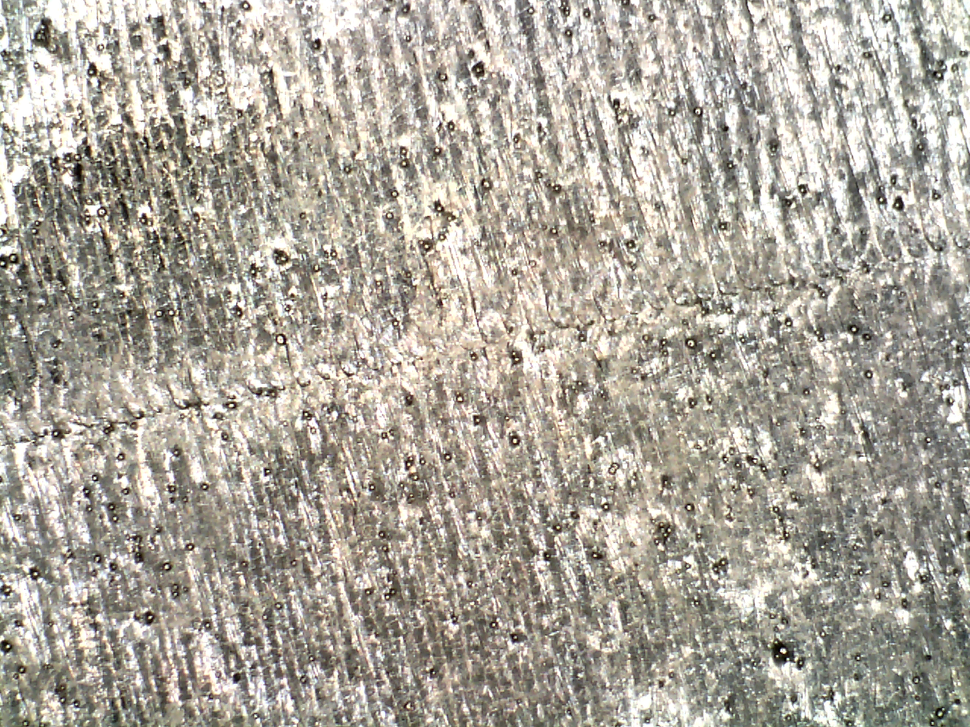
%> input picture Images/A/A17.bmp, 970 x 727 px, shrunk from 1280 x 960 before the run
$ octave fast_fourier2.m   (GNU Octave 9; MATLAB toolbox functions it lacks are replaced by stand-ins)
%> lines starting %> are read from the running program, lines starting %| are printed output that depends on the picture
### Code/Frequency Domain/paddedsize.m
function PQ = paddedsize(AB, CD, PARAM)
%PADDEDSIZE Computes padded sizes useful for FFT-based filtering.
%   PQ = PADDEDSIZE(AB), where AB is a two-element size vector,
%   computes the two-element size vector PQ = 2*AB.
%
%   PQ = PADDEDSIZE(AB, 'PWR2') computes the vector PQ such that
%   PQ(1) = PQ(2) = 2^nextpow2(2*m), where m is MAX(AB).
%
%   PQ = PADDEDSIZE(AB, CD), where AB and CD are two-element size
%   vectors, computes the two-element size vector PQ.  The elements
%   of PQ are the smallest even integers greater than or equal to
%   AB + CD -1.
%
%   PQ = PADDEDSIZE(AB, CD, 'PWR2') computes the vector PQ such that
%   PQ(1) = PQ(2) = 2^nextpow2(2*m), where m is MAX([AB CD]).

if nargin == 1
   PQ = 2*AB;
elseif nargin == 2 & ~ischar(CD)
   PQ = AB + CD - 1;
   PQ = 2 * ceil(PQ / 2);
elseif nargin == 2
   m = max(AB); % Maximum dimension.

   % Find power-of-2 at least twice m.
   P = 2^nextpow2(2*m);
   PQ = [P, P];
elseif nargin == 3
   m = max([AB CD]); %Maximum dimension.
   P = 2^nextpow2(2*m);
   PQ = [P, P];
else
   error('Wrong number of inputs.')
end

### Code/Frequency Domain/dftuv.m
function [U, V] = dftuv(M, N)
%DFTUV Computes meshgrid frequency matrices.
%   [U, V] = DFTUV(M, N) computes meshgrid frequency matrices U and
%   V. U and V are useful for computing frequency-domain filter
%   functions that can be used with DFTFILT.  U and V are both M-by-N.

% Set up range of variables.
u = 0:(M-1);
v = 0:(N-1);

% Compute the indices for use in meshgrid
idx = find(u > M/2);
u(idx) = u(idx) - M;
idy = find(v > N/2);
v(idy) = v(idy) - N;

% Compute the meshgrid arrays
[V, U] = meshgrid(v, u);

### Code/Frequency Domain/lpfilter.m
function H = lpfilter(type, M, N, D0, n)
%LPFILTER Computes frequency domain lowpass filters
%   H = LPFILTER(TYPE, M, N, D0, n) creates the transfer function of
%   a lowpass filter, H, of the specified TYPE and size (M-by-N).  To
%   view the filter as an image or mesh plot, it should be centered
%   using H = fftshift(H).
%
%   Valid values for TYPE, D0, and n are:
%
%   'ideal'    Ideal lowpass filter with cutoff frequency D0.  n need
%              not be supplied.  D0 must be positive
%
%   'btw'      Butterworth lowpass filter of order n, and cutoff D0.
%              The default value for n is 1.0.  D0 must be positive.
%
%   'gaussian' Gaussian lowpass filter with cutoff (standard deviation)
%              D0.  n need not be supplied.  D0 must be positive.

% Use function dftuv to set up the meshgrid arrays needed for
% computing the required distances.
[U, V] = dftuv(M, N);

% Compute the distances D(U, V).
D = sqrt(U.^2 + V.^2);

% Begin fiter computations.
switch type
case 'ideal'
   H = double(D <=D0);
case 'btw'
   if nargin == 4
      n = 1;
   end
   H = 1./(1 + (D./D0).^(2*n));
case 'gaussian'
   H = exp(-(D.^2)./(2*(D0^2)));
otherwise
   error('Unknown filter type.')
end

### Code/Frequency Domain/fast_fourier2.m
clear;
I = rgb2gray(imread('A17.bmp'));
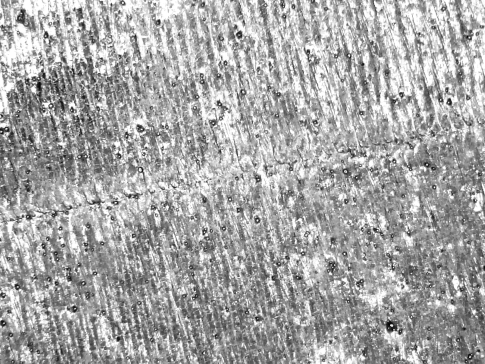
%> I: size 727x970 uint8 (shown at 1/2 size); min 0, max 255, mean 166.5
%footBall=imread('football.jpg');
%Convert to grayscale
%footBall=rgb2gray(footBall);
imshow(I)

%Determine good padding for Fourier transform
PQ = paddedsize(size(I));

%Create a Gaussian Lowpass filter 5% the width of the Fourier transform
D0 = 0.05*PQ(1);
H = lpfilter('gaussian', PQ(1), PQ(2), D0);

% Calculate the discrete Fourier transform of the image
F=fft2(double(I),size(H,1),size(H,2));

% Apply the highpass filter to the Fourier spectrum of the image
LPFS_I = H.*F;

% convert the result to the spacial domain.
LPF_I=real(ifft2(LPFS_I));
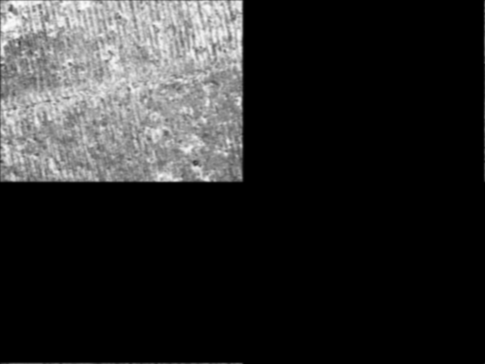
%> LPF_I: size 1454x1940 double (shown at 1/4 size); min -1.27e-13, max 253.2, mean 41.6; drawn with min black and max white

% Crop the image to undo padding
LPF_I=LPF_I(1:size(I,1), 1:size(I,2));
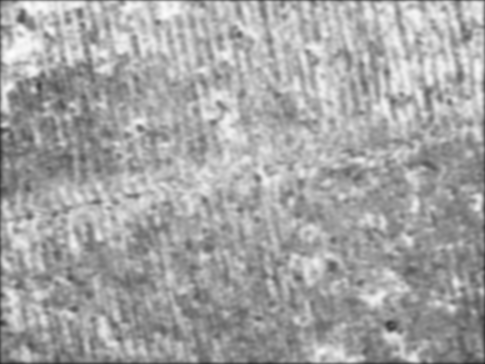
%> LPF_I: size 727x970 double (shown at 1/2 size); min 40.52, max 253.2, mean 165.3

%Display the blurred imagex`
figure, imshow(LPF_I, [])

% Display the Fourier Spectrum
% Move the origin of the transform to the center of the frequency rectangle.
Fc=fftshift(F);
Fcf=fftshift(LPFS_I);
% use abs to compute the magnitude and use log to brighten display
S1=log(1+abs(Fc));
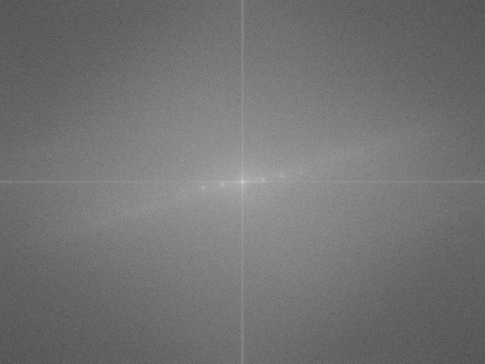
%> S1: size 1454x1940 double (shown at 1/4 size); min 1.02, max 18.58, mean 8.95; drawn with min black and max white
S2=log(1+abs(Fcf));
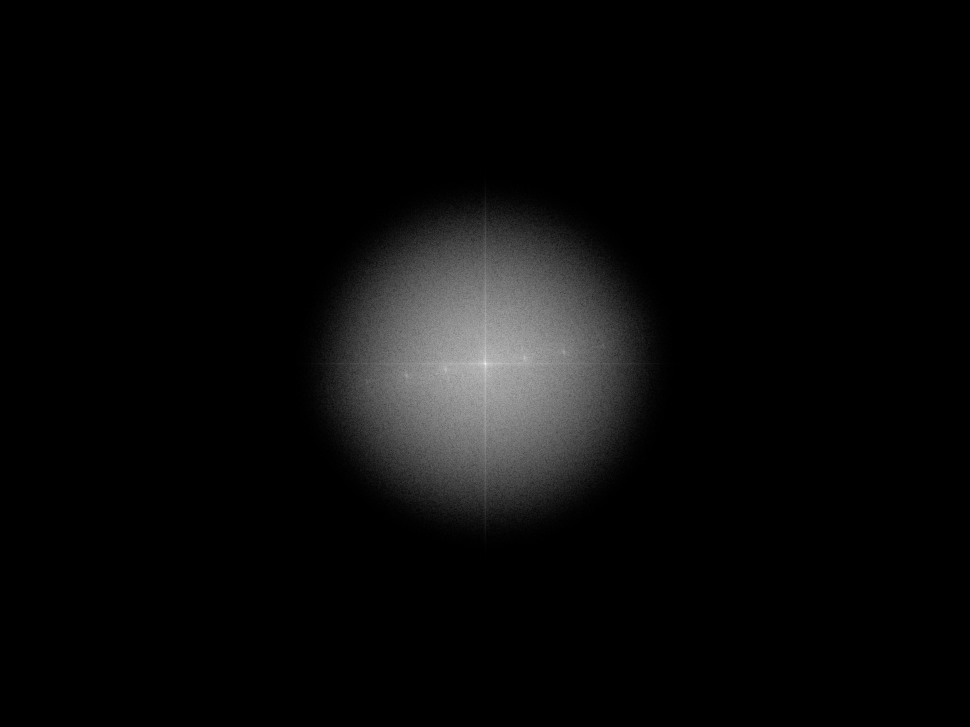
%> S2: size 1454x1940 double (shown at 1/2 size); min 0, max 18.58, mean 0.716; drawn with min black and max white
figure, imshow(S1,[])
figure, imshow(S2,[])

$ run again, with Images/A/A1.bmp copied over Images/A/A17.bmp
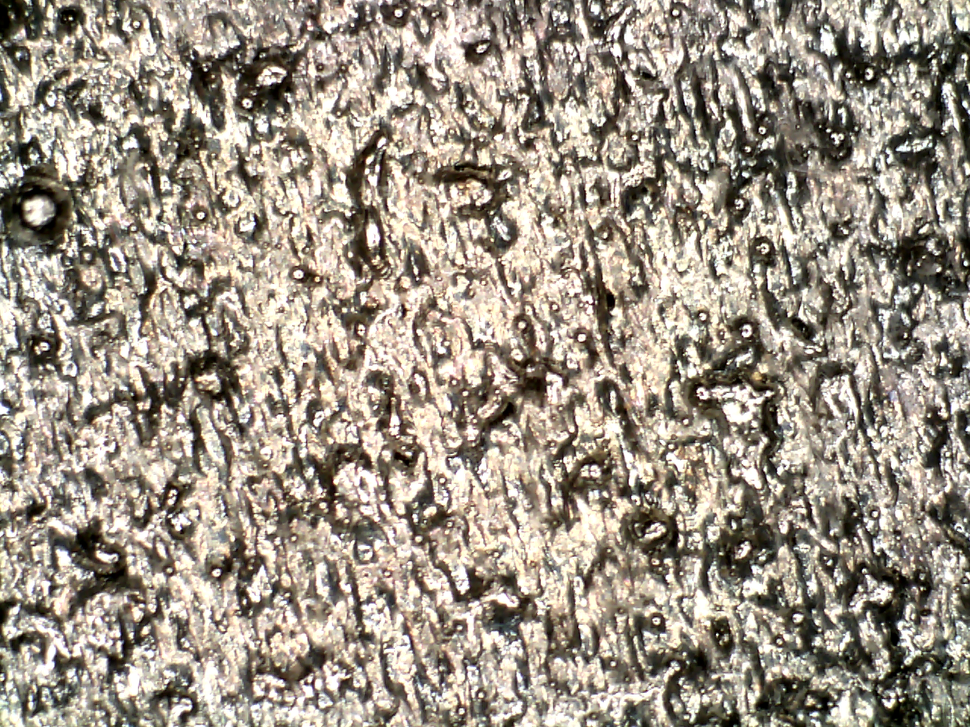
%> input picture Images/A/A1.bmp, 970 x 727 px, shrunk from 1280 x 960 before the run
%> `LPF_I=real(ifft2(LPFS_I));`:
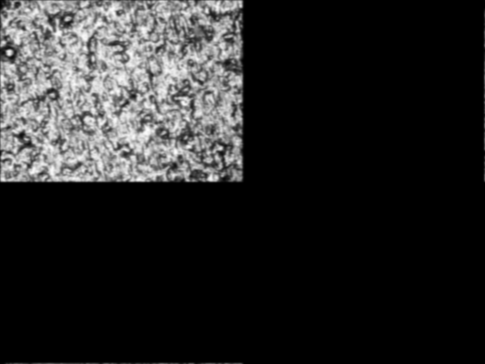
%> LPF_I: size 1454x1940 double (shown at 1/4 size); min -1.22e-13, max 247.6, mean 37.2; drawn with min black and max white
%> `LPF_I=LPF_I(1:size(I,1), 1:size(I,2));`:
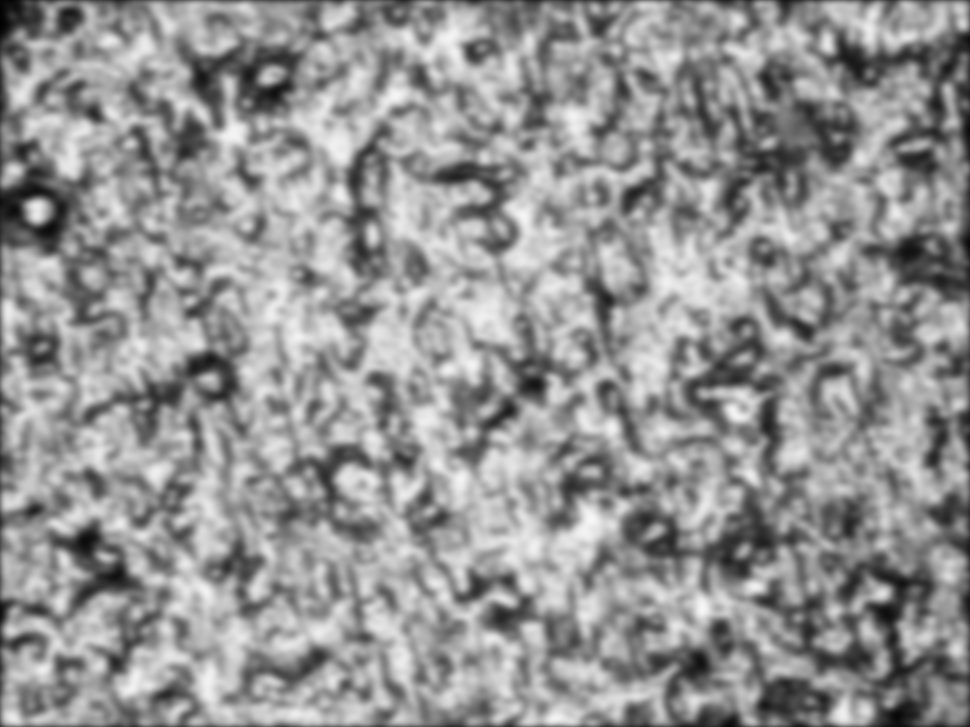
%> LPF_I: size 727x970 double; min 1.74, max 247.6, mean 147.8

$ run again, with Images/A/A10.bmp copied over Images/A/A17.bmp
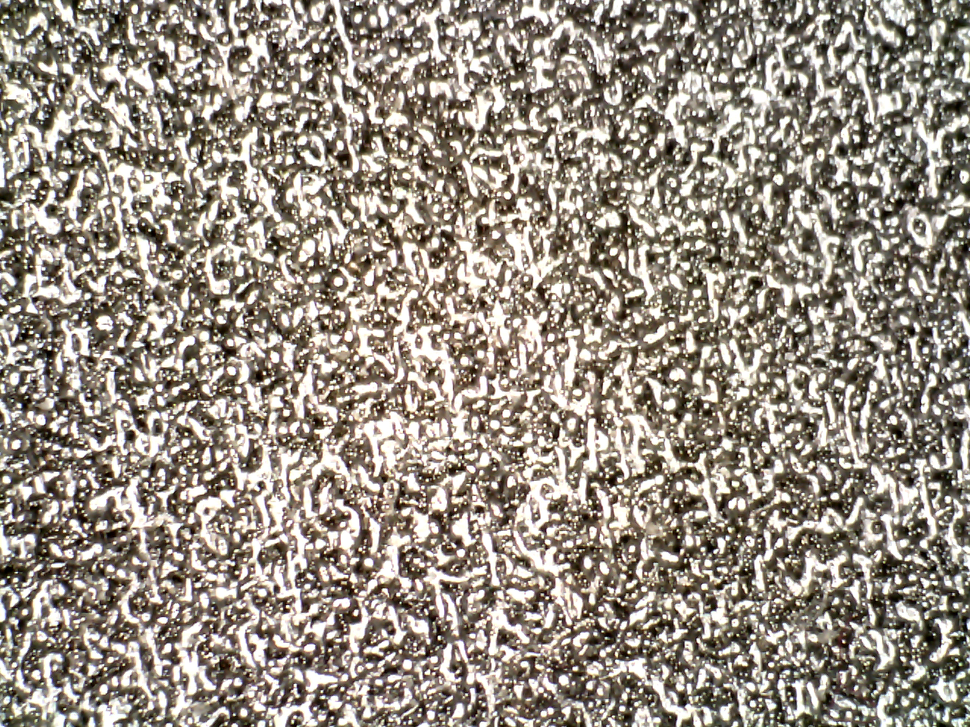
%> input picture Images/A/A10.bmp, 970 x 727 px, shrunk from 1280 x 960 before the run
%> `LPF_I=real(ifft2(LPFS_I));`:
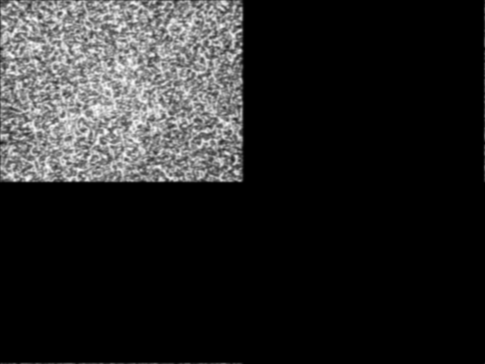
%> LPF_I: size 1454x1940 double (shown at 1/4 size); min -1.06e-13, max 246.2, mean 36; drawn with min black and max white
%> `LPF_I=LPF_I(1:size(I,1), 1:size(I,2));`:
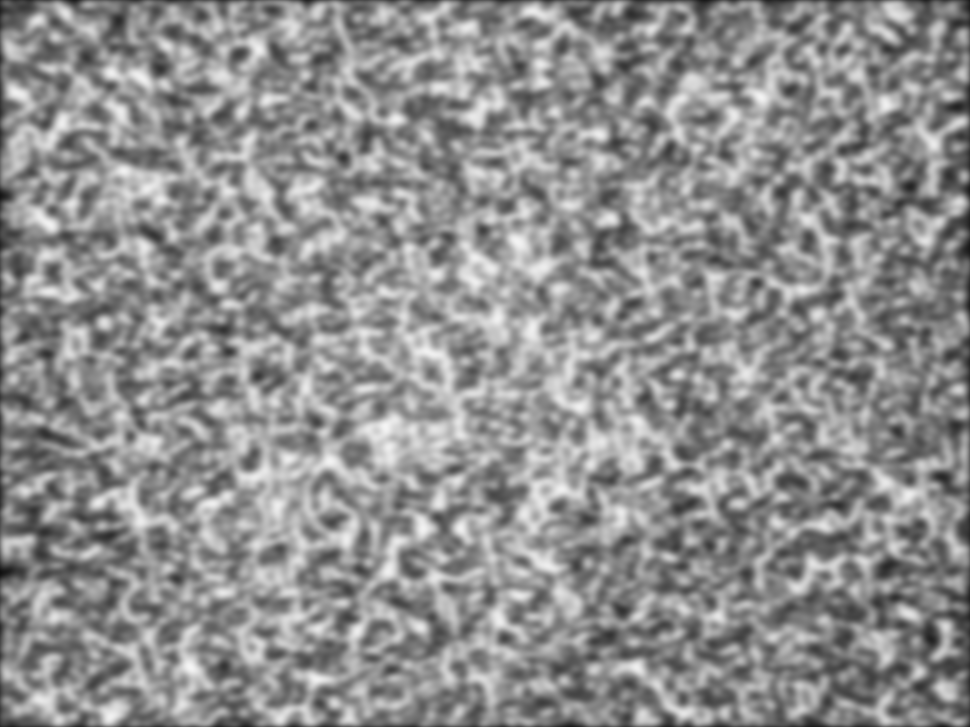
%> LPF_I: size 727x970 double; min 15.48, max 246.2, mean 143.1
